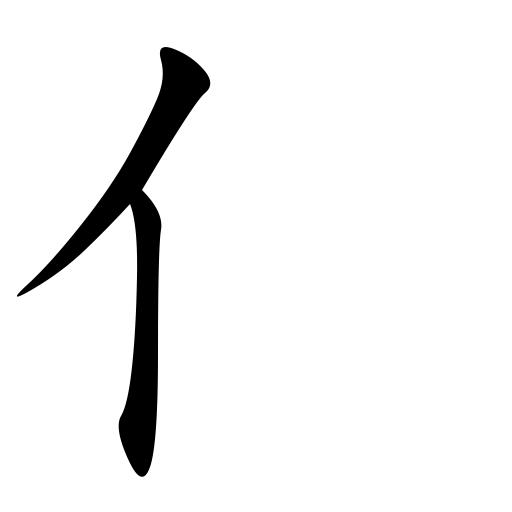
#> input picture 0107亻.jpg, 512 x 512 px
$ python test_11.py   (older library calls are emulated)
#> lines starting #> are read from the running program, lines starting #| are printed output that depends on the picture; after the words box and inside, x2 and y2 are one past the last pixel; in counts of white or black regions, pixels touching at a corner belong together
#> further down, img is the input picture: shape (512, 512); min 0, max 255, mean 240.4
### utils/Functions.py
import cv2
import math
import numpy as np
from math import sin, cos, sqrt
from skimage.measure import compare_ssim as ssim
from skimage.morphology import skeletonize
from PyQt5.QtCore import *
from PyQt5.QtGui import *
from PyQt5.QtWidgets import *


# [815 lines left out: functions removeShortBranchesOfSkeleton, getPointsOnSkeletonSegmentation, erasePointsOfSkeleton, resizeImages, addMinBoundingBox, getSingleMaxBoundingBoxOfImage and 23 more, not called in this run]


def getContourOfImage(image, minVal=100, maxVal=200):
    """
    Get the contour of grayscale image of character by using the Canny Edge Detection algorithm.
    :param image: grayscale image of character.
    :param minVal: minimizing value of Hysteresis thresholding.
    :param maxVal: maximizing value of Hysteresis thresholding.
    :return: grayscale image of edge.
    """
#> called with minVal = 100, maxVal = 200
    if image is None:
        return None
    # invert the color (background is black)
    image = 255 - image
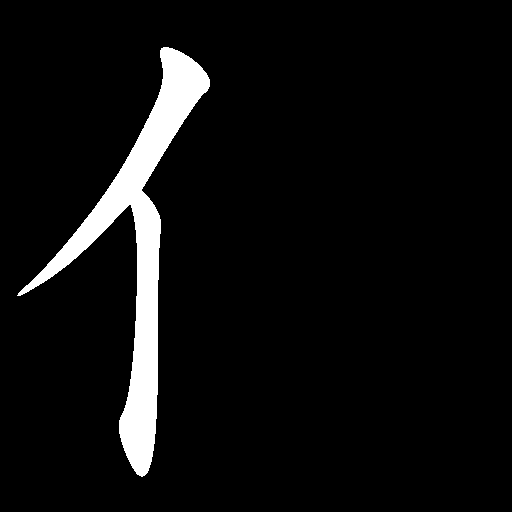
#> image: shape (512, 512); 5.7% white; 1 white region, box (x1, y1, x2, y2) and area: (17, 47, 210, 477) 14989

    # use the Canny algorithm
    edge = cv2.Canny(image, minVal, maxVal)
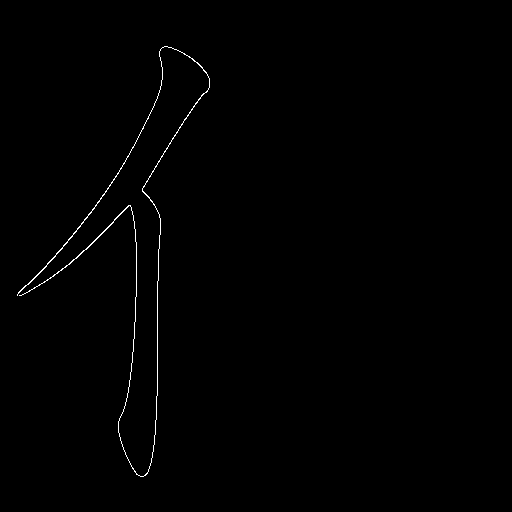
#> edge: shape (512, 512); 0.49% white in thin lines or dots, all inside (x1, y1, x2, y2) = (17, 46, 210, 477)

    # invert the color of the edge image (black contour)
    edge = 255 - edge

    # use skeleton alogrpthm to get 1-pixel width
    edge = getSkeletonOfImage(edge)

    return edge


def getSkeletonOfImage(image):
    """
    Get skeleton of grayscale image.
    :param image:
    :return:
    """
    if image is None:
        return
    img_bit = image != 255
    skeleton = skeletonize(img_bit)
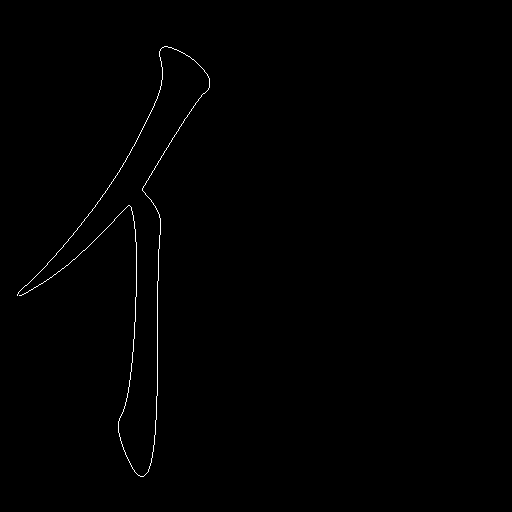
#> skeleton: shape (512, 512) bool; 0.41% white in thin lines or dots, all inside (x1, y1, x2, y2) = (17, 46, 210, 477)
    skeleton = (1 - skeleton) * 255
    skeleton = np.array(skeleton, dtype=np.uint8)
    return skeleton


def removeBreakPointsOfContour(contour):
    """
    Remove the break points of contour to keep the contour close.
    :param contour:
    :return:
    """
    if contour is None:
        return
    # find all break points
    break_points = []
    for y in range(1, contour.shape[0] - 1):
        for x in range(1, contour.shape[1] - 1):
            if contour[y][x] == 0.0:
                num_ = getNumberOfValidPixels(contour, x, y)
                if num_ == 1:
                    # break points
                    break_points.append((x, y))
#> after the loop, break_points = [(17, 295), (19, 295)]
    print("break points num: %d" % len(break_points))
#| break points num: 2
    if len(break_points) == 0:
        return contour

    bp_label = []
    for id in range(len(break_points)):
        bp_label.append(0.0)
#> this loop made 2 passes
#> after the loop, bp_label = [0, 0]

    # remove the break points pair
    for id in range(len(break_points)):
        if bp_label[id] == 1.:
            continue
        if bp_label[id] == 0.0:
            bp_label[id] = 1.
        max_dist = 100000.
        start_point = break_points[id]
        next_point = None
        next_id = 0
        for idx in range(id + 1, len(break_points)):
            if bp_label[idx] == 1.:
                continue
            dist_ = math.sqrt(
                (start_point[0] - break_points[idx][0]) ** 2 + (start_point[1] - break_points[idx][1]) ** 2)
            if dist_ < max_dist:
                max_dist = dist_
                next_point = (break_points[idx][0], break_points[idx][1])
                next_id = idx
        if next_point is None:
            continue
        else:
            contour = cv2.line(contour, start_point, next_point, color=0, thickness=1)
            bp_label[next_id] = 1.
#> this loop made 2 passes
#> start_point on pass 1: (17, 295)
#> after the loop, bp_label = [1, 1]

    return contour


# def getSkeletonOfImage(image, shape=cv2.MORPH_CROSS, kernel=(3, 3)):
#     """
#     Get the skeletion of grayscale image of character.
#     :param image: grayscale image of character.
#     :param shape: element shape that could be one of the following: MORPH_RECT, MORPH_ELLIPSE, MORPH_CROSS, and
#         CV_SHAPE_CUSTOM.
#     :param kernel: size of the structuring element.
#     :return: the skeleton grayscale image of character.
#     """
#     if image is None:
#         return None
#
#     # original image invert color
#     image = 255 - image
#
#     # skeleton
#     skel = np.zeros(image.shape, np.uint8)
#     size = np.size(image)
#
#     element = cv2.getStructuringElement(shape, kernel)
#     done = False
#
#     while (not done):
#         eroded = cv2.erode(image, element)
#         temp = cv2.dilate(eroded, element)
#         temp = cv2.subtract(image, temp)
#         skel = cv2.bitwise_or(skel, temp)
#         image = eroded.copy()
#
#         zeros = size - cv2.countNonZero(image)
#         if zeros == size:
#             done = True
#     # invert the color of skeleton image
#     skel = 255 - skel
#     return skel


def getNumberOfValidPixels(image, x, y):
    """
    Get the number of valid pixels of the 8-neighbours of (x, y)
    :param image: grayscale image of character
    :param x: x value of Point (x, y)
    :param y: y value of Point (x, y)
    :return: the number of valid pixels of the 8-neighbours of (x, y)
    """
    valid_num = 0

    # X2 point
    if image[y - 1][x] == 0.0:
        valid_num += 1

    # X3 point
    if image[y - 1][x + 1] == 0.0:
        valid_num += 1

    # X4 point
    if image[y][x + 1] == 0.0:
        valid_num += 1

    # X5 point
    if image[y + 1][x + 1] == 0.0:
        valid_num += 1

    # X6 point
    if image[y + 1][x] == 0.0:
        valid_num += 1

    # X7 point
    if image[y + 1][x - 1] == 0.0:
        valid_num += 1

    # X8 point
    if image[y][x - 1] == 0.0:
        valid_num += 1

    # X9 point
    if image[y - 1][x - 1] == 0.0:
        valid_num += 1

    return valid_num


def getEndPointsOfSkeletonLine(image):
    """
    Obtain the end points of skeleton line, suppose the image is the skeleton image(white background and black
    skeleton line).
    :param image: the skeleton grayscale image of character
    :return: the end points of skeleton line
    """
    end_points = []
    if image is None:
        return end_points

    # find the end points which number == 1
    for y in range(1, image.shape[0] - 1):
        for x in range(1, image.shape[1] - 1):
            if image[y][x] == 0.0:
                # black points number
                black_num = getNumberOfValidPixels(image, x, y)
                # end points
                if black_num == 1:
                    end_points.append((x, y))
    return end_points


# [22 lines left out: function getCrossAreaPointsOfSkeletionLine, not called in this run]


def getCrossPointsOfSkeletonLine(image, threshold=10):
    """
    Get the cross points of skeleton line.
    :param image: the skeleton grayscale image of character.
    :return: cross points of skeleton line of character.
    """
    cross_points = []
    cross_points_merged = []
    used_index = []
    if image is None:
        return cross_points
    # find cross points
    for y in range(1, image.shape[0] - 1):
        for x in range(1, image.shape[1] - 1):
            if image[y][x] == 0.0:
                # black points
                black_num = getNumberOfValidPixels(image, x, y)

                # cross points
                if black_num >= 3:
                    cross_points.append((x, y))
    # maintain only one point of several closed cross points
    for i in range(len(cross_points)):
        if i in used_index:
            continue
        curr_pt = cross_points[i]
        closed_pt = curr_pt
        for j in range(len(cross_points)):
            if i == j:
                continue
            dist = math.sqrt((curr_pt[0] - cross_points[j][0])**2 + (curr_pt[1]-cross_points[j][1])**2)
            if dist < threshold:
                closed_pt = cross_points[j]
                used_index.append(j)

        if curr_pt == closed_pt:
            cross_points_merged.append(curr_pt)
            used_index.append(i)
        else:
            cross_points_merged.append(closed_pt)


    # # remove the extra cross points and maintain the single cross point of several close points
    # for (x, y) in cross_points:
    #     black_num = 0
    #     # P2
    #     if image[y - 1][x] == 0.0 and (x, y - 1) in cross_points:
    #         black_num += 1
    #     # P4
    #     if image[y][x + 1] == 0.0 and (x + 1, y) in cross_points:
    #         black_num += 1
    #     # P6
    #     if image[y + 1][x] == 0.0 and (x, y + 1) in cross_points:
    #         black_num += 1
    #     # P8
    #     if image[y][x - 1] == 0.0 and (x - 1, y) in cross_points:
    #         black_num += 1
    #
    #     if black_num == 2 or black_num == 3 or black_num == 4:
    #         # print(black_num)
    #         cross_points_no_extra.append((x, y))
    #
    #     if (x, y) in cross_points and (x, y - 1) not in cross_points and (x + 1, y - 1) not in cross_points and (
    #     x + 1, y) not in \
    #             cross_points and (x + 1, y + 1) not in cross_points and (x, y + 1) not in cross_points and (
    #     x - 1, y + 1) not in \
    #             cross_points and (x - 1, y) not in cross_points and (x - 1, y - 1) not in cross_points:
    #         cross_points_no_extra.append((x, y))

    return cross_points_merged


# [174 lines left out: functions removeExtraBranchesOfSkeleton, removeBranchOfSkeletonLine, getPointsOfExtraBranchOfSkeletonLine, not called in this run]


def sortPointsOnContourOfImage(image, isClockwise=True):
    """
    Sort the points on contour with clockwise direction or counter-clockwise direction
    :param image: contour grayscale image of character.
    :param isClockwise: clockwise or counter-clockwise.
    :return: list of sorted points on contour of character.
    """
#> called with isClockwise = True
    if image is None:
        return
    contour_points = []
    # find the begin point
    start_point = None
    for y in range(image.shape[0]):
        for x in range(image.shape[1]):
            if image[y][x] == 0.0:
                # first black point is the start point
                start_point = (x, y)
                break
        if start_point:
            break

    # print("begin point: " + str(start_point))

    # find second points with different direction of clockwise and counter-clockwise
    second_point = None
    # clockwise direction
    if image[y][x + 1] == 0.0:
        # P4 position
        second_point = (x + 1, y)
    elif image[y + 1][x + 1] == 0.0:
        # P5 positon
        second_point = (x + 1, y + 1)

    # contour points
    contour_points.append(start_point)
    contour_points.append(second_point)

    # contour point lables
    contour_order_lables = np.zeros_like(image)
    contour_order_lables[start_point[1]][start_point[0]] = 1.
    contour_order_lables[second_point[1]][second_point[0]] = 1.

    next_point = second_point
    current_point = second_point
    while True:
        x = current_point[0];
        y = current_point[1]

        # 2,4,6,8 position firstly and then 3,5,7,9 position
        # point in 2 position
        if image[y - 1][x] == 0.0 and contour_order_lables[y - 1][x] == 0.0:
            next_point = (x, y - 1)
            contour_order_lables[y - 1][x] = 1.

        # point in 4 position
        elif image[y][x + 1] == 0.0 and contour_order_lables[y][x + 1] == 0.0:
            next_point = (x + 1, y)
            contour_order_lables[y][x + 1] = 1.

        # point in 6 position
        elif image[y + 1][x] == 0.0 and contour_order_lables[y + 1][x] == 0.0:
            next_point = (x, y + 1)
            contour_order_lables[y + 1][x] = 1.

        # point in 8 position
        elif image[y][x - 1] == 0.0 and contour_order_lables[y][x - 1] == 0.0:
            next_point = (x - 1, y)
            contour_order_lables[y][x - 1] = 1.

        # point in 3 position
        elif image[y - 1][x + 1] == 0.0 and contour_order_lables[y - 1][x + 1] == 0.0:
            next_point = (x + 1, y - 1)
            contour_order_lables[y - 1][x + 1] = 1.

        # point in 5 position
        elif image[y + 1][x + 1] == 0.0 and contour_order_lables[y + 1][x + 1] == 0.0:
            next_point = (x + 1, y + 1)
            contour_order_lables[y + 1][x + 1] = 1.

        # point in 7 position
        elif image[y + 1][x - 1] == 0.0 and contour_order_lables[y + 1][x - 1] == 0.0:
            next_point = (x - 1, y + 1)
            contour_order_lables[y + 1][x - 1] = 1.

        # point in 9 position
        elif image[y - 1][x - 1] == 0.0 and contour_order_lables[y - 1][x - 1] == 0.0:
            next_point = (x - 1, y - 1)
            contour_order_lables[y - 1][x - 1] = 1.

        if next_point == current_point:
            contour_points.append(current_point)
            break
        else:
            contour_points.append(current_point)
            current_point = next_point
#> after the loop, contour_points = 1087 pairs, first value 17 to 209, second value 46 to 476

    if isClockwise:
        return contour_points
    else:
        contour_points.reverse()
        return contour_points


# [113 lines left out: functions cubic_bezier_sum, draw_cubic_bezier, fitCurve, fitCubic, generateBezier, not called in this run]


def reparameterize(bezier, points, parameters):
    return [newtonRaphsonRootFind(bezier, point, u) for point, u in zip(points, parameters)]


# [47 lines left out: functions newtonRaphsonRootFind, chordLengthParameterize, computeMaxError, not called in this run]


def normalize(v):
    return v / np.linalg.norm(v)


# evaluates cubic bezier at t, return point
def q(ctrlPoly, t):
    return (1.0 - t) ** 3 * ctrlPoly[0] + 3 * (1.0 - t) ** 2 * t * ctrlPoly[1] + 3 * (1.0 - t) * t ** 2 * ctrlPoly[
        2] + t ** 3 * ctrlPoly[3]


# evaluates cubic bezier first derivative at t, return point
def qprime(ctrlPoly, t):
    return 3 * (1.0 - t) ** 2 * (ctrlPoly[1] - ctrlPoly[0]) + 6 * (1.0 - t) * t * (
                ctrlPoly[2] - ctrlPoly[1]) + 3 * t ** 2 * (ctrlPoly[3] - ctrlPoly[2])


# evaluates cubic bezier second derivative at t, return point
def qprimeprime(ctrlPoly, t):
    return 6 * (1.0 - t) * (ctrlPoly[2] - 2 * ctrlPoly[1] + ctrlPoly[0]) + 6 * (t) * (
                ctrlPoly[3] - 2 * ctrlPoly[2] + ctrlPoly[1])


# [883 lines left out: functions getCenterOfRectangles, combineRectangles, rgb2qimage, addBackgroundImage, image_segment_with_net, createBackgound and 23 more, not called in this run]

### test_11.py
# [149 lines of commented-out code are left out]


import numpy as np
import cv2
import math
from skimage.morphology import skeletonize


from utils.Functions import getContourOfImage, sortPointsOnContourOfImage, removeBreakPointsOfContour, \
                            getSkeletonOfImage, removeBranchOfSkeletonLine, getEndPointsOfSkeletonLine, \
                            getCrossPointsOfSkeletonLine, getNumberOfValidPixels

# 0107亻  1133壬  0554十
path = "0107亻.jpg"

img = cv2.imread(path, 0)
_, img = cv2.threshold(img, 127, 255, cv2.THRESH_BINARY)
img_copy = img.copy()

contour = getContourOfImage(img)
contour = removeBreakPointsOfContour(contour)

contour_sorted = sortPointsOnContourOfImage(contour)
#> contour_sorted has the same summary as contour_points in sortPointsOnContourOfImage
print(len(contour_sorted))
#| 1087
print(contour_sorted[0])
#| (164, 46)
print(contour_sorted[-1])
#| (163, 47)

img = np.float32(img)
dst = cv2.cornerHarris(img, 3, 3, 0.05)
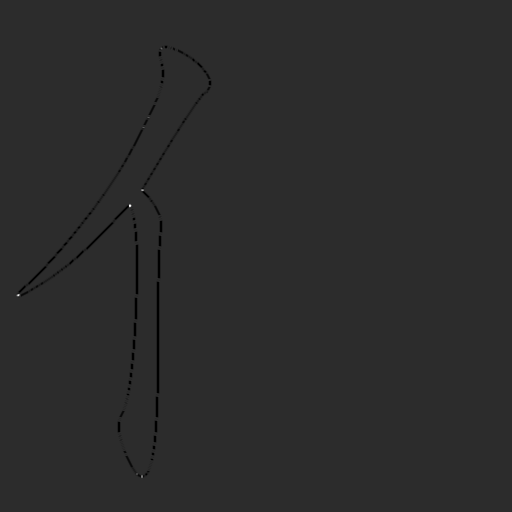
#> dst: shape (512, 512) float32; min -93961128, max 449047776, mean -621884.9; drawn with min black and max white
dst = cv2.dilate(dst, None)

img_rgb = cv2.cvtColor(img, cv2.COLOR_GRAY2RGB)
contour_rgb = cv2.cvtColor(contour, cv2.COLOR_GRAY2RGB)
contour_rgb1 = contour_rgb.copy()
print(dst.shape)
#| (512, 512)

corner_points = []
for y in range(dst.shape[0]):
    for x in range(dst.shape[1]):
        if dst[y][x] > 0.1*dst.max():
            corner_points.append((x, y))
print("corner points len: %d" % len(corner_points))
#| corner points len: 140

for pt in corner_points:
    if img[pt[1]][pt[0]] == 0:
        img_rgb[pt[1]][pt[0]] = (0, 255, 0)
    else:
        img_rgb[pt[1]][pt[0]] = (0, 0, 255)
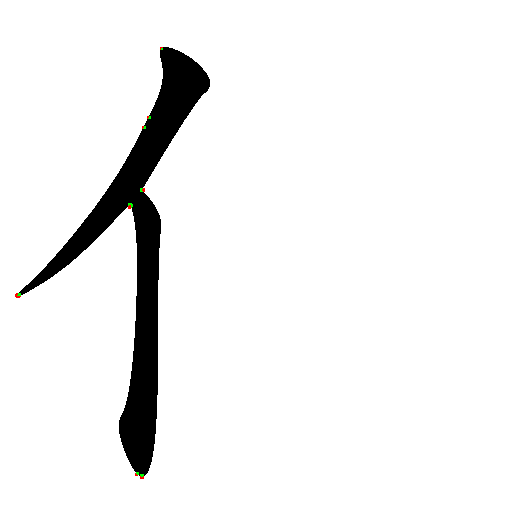
#> img_rgb: shape (512, 512, 3) float32; mean B, G, R 241, 241.1, 241.1

corners_nomerged = []
for y in range(contour.shape[0]):
    for x in range(contour.shape[1]):
        if contour[y][x] == 0 and (x, y) in corner_points:
            contour_rgb[y][x] = (0, 0, 255)
            corners_nomerged.append((x, y))
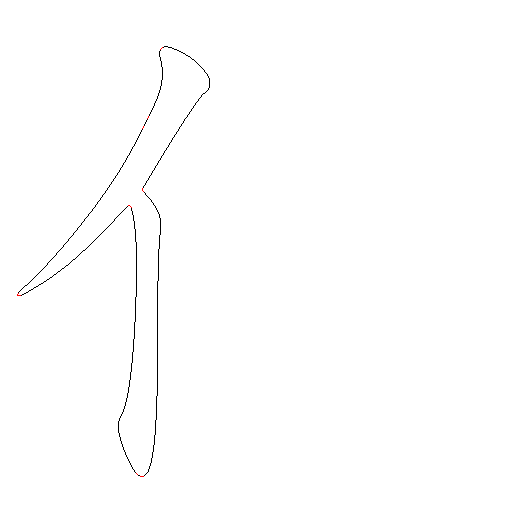
#> contour_rgb: shape (512, 512, 3); mean B, G, R 253.9, 253.9, 254
print("corners sequence len: %d" % len(corners_nomerged))
#| corners sequence len: 29

# merge points of corner points
corners_segments = []
corners_merged = []
i = 0
while True:
    midd_index = -1
    pt = contour_sorted[i]
    if pt in corners_nomerged:
        # red point
        start = i
        end = start
        while True:
            end += 1
            if end >= len(contour_sorted):
                break
            # next point
            next_pt = contour_sorted[end]
            if next_pt in corners_nomerged:
                # red point
                continue
            else:
                # black point
                break
        end -= 1
        midd_index = start + int((end-start)/2.0)
        i = end

    i += 1

    if i >= len(contour_sorted):
        break
    if midd_index != -1:
        corners_merged.append(contour_sorted[midd_index])
#> this loop made 1066 passes
#> pt on passes 1 to 3: (164, 46), (165, 46), (165, 46)
#> after the loop, corners_merged = [(142, 189), (142, 476), (137, 474), (130, 206), (18, 295), (143, 127), (148, 117), (161, 48)]

for pt in corners_merged:
    contour_rgb[pt[1]][pt[0]] = (255, 0, 0)
#> this loop made 8 passes
#> contour_rgb: shape (512, 512, 3); under 0.01% of pixels changed, all inside (x1, y1, x2, y2) = (18, 48, 162, 477)

print("cornet segments: %d" % len(corners_segments))
print("corner merged len: %d" % len(corners_merged))
#| corner merged len: 8

# get skeleton of image
skeleton = getSkeletonOfImage(img_copy)
#> in getSkeletonOfImage (call 2), `skeleton = skeletonize(img_bit)`:
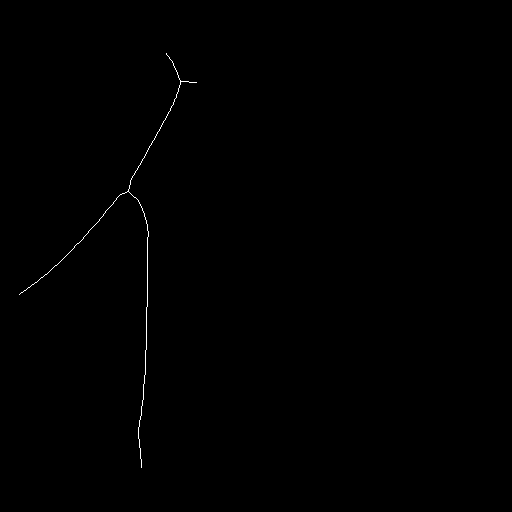
#> skeleton: shape (512, 512) bool; 0.21% white in thin lines or dots, all inside (x1, y1, x2, y2) = (19, 53, 197, 468)
#> (the rest of the program and of its run is left out)
